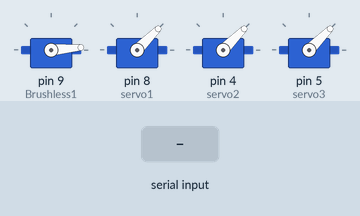
This program was run on a simulated Teensy 4. Shown: 4 × servo. Inputs (shaded band) come from the test bench.

Above: at 1.2 s.
1.3 s: "A\n" received over Serial
At 2.1 s:
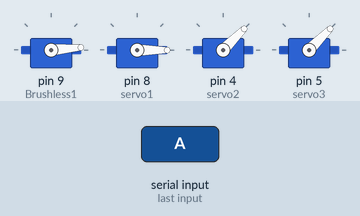
2.8 s: "B\n" received over Serial
At 3.2 s:
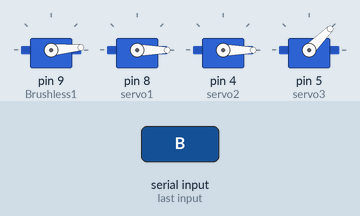
4.3 s: "C\n" received over Serial
At 5.5 s:
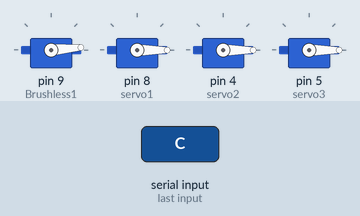
5.8 s: "S\n" received over Serial
At 6.7 s:
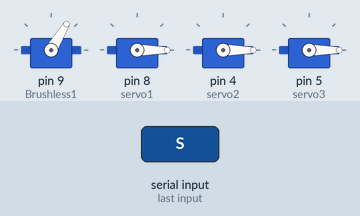
Timing chart, 0 to 9.3 s (numbered marks = the images above; inputs shaded):
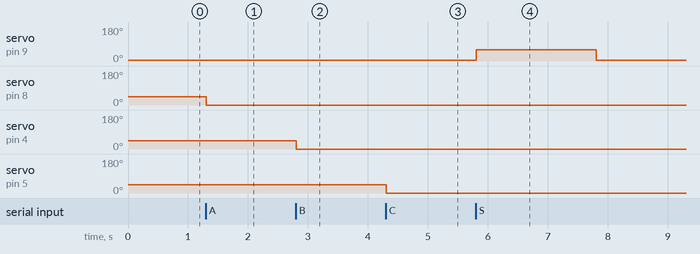

Measured:
- after the input at 1.3 s, servo on pin 8 (servo1): 45° → 0° at once
- after the input at 2.8 s, servo on pin 4 (servo2): 45° → 0° at once
- after the input at 4.3 s, servo on pin 5 (servo3): 45° → 0° at once
- after the input at 5.8 s, servo on pin 9 (Brushless1): 5° → 59° at once, → 5° 2.0 s later

The program:

main.cpp
```cpp
#include <Servo.h>
#include <Arduino.h>

Servo servo1, servo2, servo3,Brushless1;

//Global Variables
char c;
String dataInput;
int8_t servo1Deg=45;
int8_t servo2Deg=45;
int8_t servo3Deg=45;
int8_t brushlessSPD;
int8_t indexOfA, indexOfB, indexOfC, indexOfD, indexOfI, indexOfR, indexOfS;
bool init=false;
bool start=false;
bool stop=false;

void setup() {
  // put your setup code here, to run once:
    Serial.begin(38400);
    Brushless1.attach(9);
    Brushless1.write(5);

    // servo.attach(pin, min, max)
    // min: the minimum pulse width [ms], which determines the 0-degree angle (default:544)
    // max: the maximum pulse width [ms], which determines the 180-degree angle (default:2400)
    servo1.attach(8);
    servo1.write(45);
    servo2.attach(4);
    servo3.attach(5);
}

void initialize_motor() {
  Serial.print("Okay, Starting to initailize...\n");
  Serial.print("Setting high speed! and wait 2 sec! ");
  Serial.println("(hearing beep-beep)");
  delay(500);
  Brushless1.write(120);
  delay(2000);
  Serial.print("Setting back to low speed! and wait 2 sec! ");
  Serial.println("(hearing beep-beep-beep)");
  Brushless1.write(60);
  delay(2000);
  Brushless1.write(5);
  delay(2000);
  Serial.print("Testing.... ");
  Brushless1.write(59);
  delay(500);
  for (int i=60;i<=120;i++){
    Brushless1.write(i);
    delay(40);
  }
  delay(500);
  for (int i=120;i>=60;i--){
    Brushless1.write(i);
    delay(40);
  }
  Brushless1.write(5);
  delay(500);
  Serial.print("MOTOR IS READY! ");
  Serial.println("(hearing regular beep---beep---beep--- )");
}

void Receive_Serial_Data()
{
  while(Serial.available())
  {
    c = Serial.read();
    if(c == '\n') break;
    else dataInput += c;
  }
}

void Parse_Data()
{
  String str_servo1Deg, str_servo2Deg, str_servo3Deg, str_brushlessSPD, str_brushlessInit, str_brushlessStart, str_brushlessStop;
  // Serial.println(dataInput);

  indexOfA = dataInput.indexOf("A");
  indexOfB = dataInput.indexOf("B");
  indexOfC = dataInput.indexOf("C");
  indexOfD = dataInput.indexOf("D");
  indexOfI = dataInput.indexOf("I");
  indexOfR = dataInput.indexOf("R");
  indexOfS = dataInput.indexOf("S");

  if(indexOfA > -1) // the index of A not found
  {
    str_servo1Deg = dataInput.substring(0, indexOfA);
    servo1Deg = str_servo1Deg.toInt();
  }

  if(indexOfB > -1) // the index of B not found
  {
    str_servo2Deg = dataInput.substring(indexOfA+1, indexOfB);
    servo2Deg = str_servo2Deg.toInt();
  }

  if(indexOfC > -1) // the index of C not found
  {
    str_servo3Deg = dataInput.substring(indexOfB+1, indexOfC);
    servo3Deg = str_servo3Deg.toInt();
  }

  if(indexOfD > -1) // brushless speed
  {
    str_brushlessSPD = dataInput.substring(indexOfC+1, indexOfD);
    brushlessSPD = str_brushlessSPD.toInt();
  }

  if(indexOfI > -1) // init
  {
    str_brushlessInit = dataInput.substring(indexOfD+1, indexOfI);
    init = str_brushlessInit=="1";
    if(init){
      servo1.write(45);
      initialize_motor();
      // testfunction();
    }
  }

  if(indexOfR > -1) // start
  {
    str_brushlessStart = dataInput.substring(indexOfI+1, indexOfR);
    start = str_brushlessStart=="1";
    stop = false;
  }

  if(indexOfS > -1) // stop
  {
    str_brushlessStop = dataInput.substring(indexOfI+1, indexOfR);
    stop = str_brushlessStop=="1";
    start = false;
    brushlessSPD=5;
    Brushless1.write(59);
    delay(2000);
    Brushless1.write(5);
  }
}

void loop() {
  // put your main code here, to run repeatedly:
    Receive_Serial_Data();
    if(c == '\n')
    {
      Parse_Data();
      c = 0;
      dataInput = "";
    }
    if(init){
      if(start){
        Brushless1.write(brushlessSPD);
      }
    }
    servo1.write(servo1Deg);
    servo2.write(servo2Deg);
    servo3.write(servo3Deg);
}

//////////////////////////////////////////////////////////////////////////////////////////////////
```
